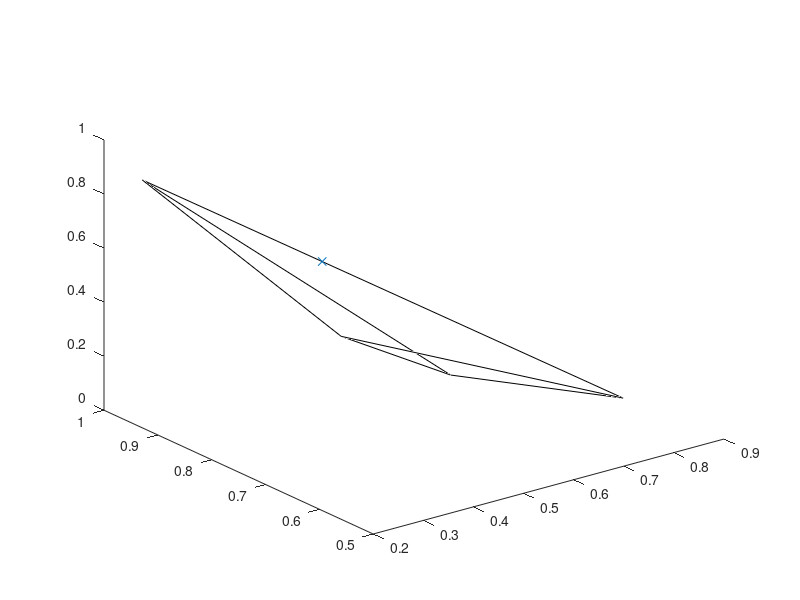

Write the MATLAB code that produced this figure. (Note: this script raises an error after producing the figure.)
tetra = rand(3,4);
point = rand(3,1);


plot3(tetra(1,[1,2]),tetra(2,[1,2]),tetra(3,[1,2]),'k')
hold on
plot3(tetra(1,[1,3]),tetra(2,[1,3]),tetra(3,[1,3]),'k')
plot3(tetra(1,[1,4]),tetra(2,[1,4]),tetra(3,[1,4]),'k')
plot3(tetra(1,[2,3]),tetra(2,[2,3]),tetra(3,[2,3]),'k')
plot3(tetra(1,[2,4]),tetra(2,[2,4]),tetra(3,[2,4]),'k')
plot3(tetra(1,[3,4]),tetra(2,[3,4]),tetra(3,[3,4]),'k')


plot3(point(1),point(2),point(3),'x');


in_tetra = true;
i = 0;
while in_tetra || i == 4
    %normal := cross(v2 - v1, v3 - v1)
    normal := cross(v2 - v1, v3 - v1)
    
end